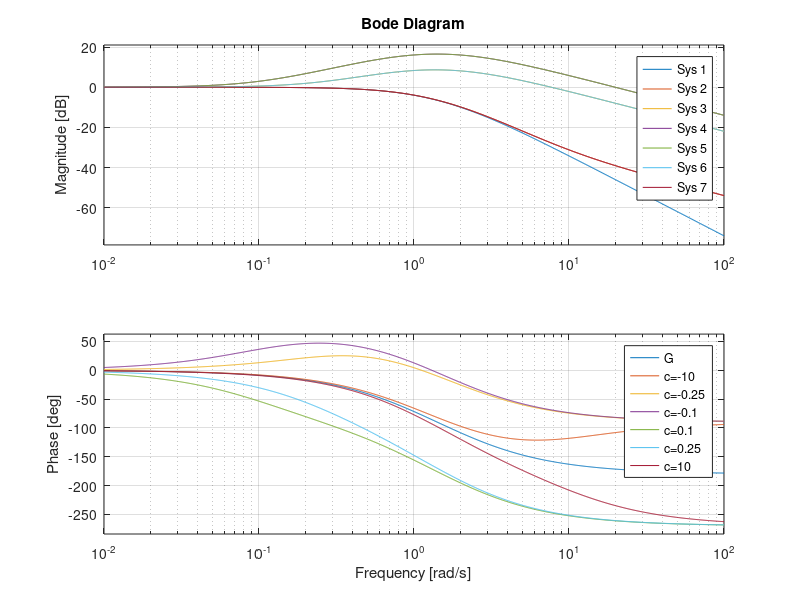
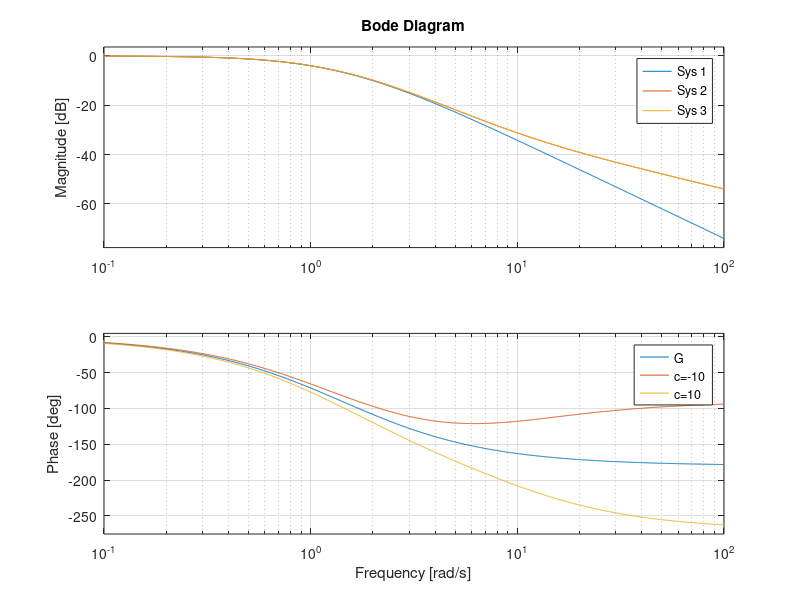
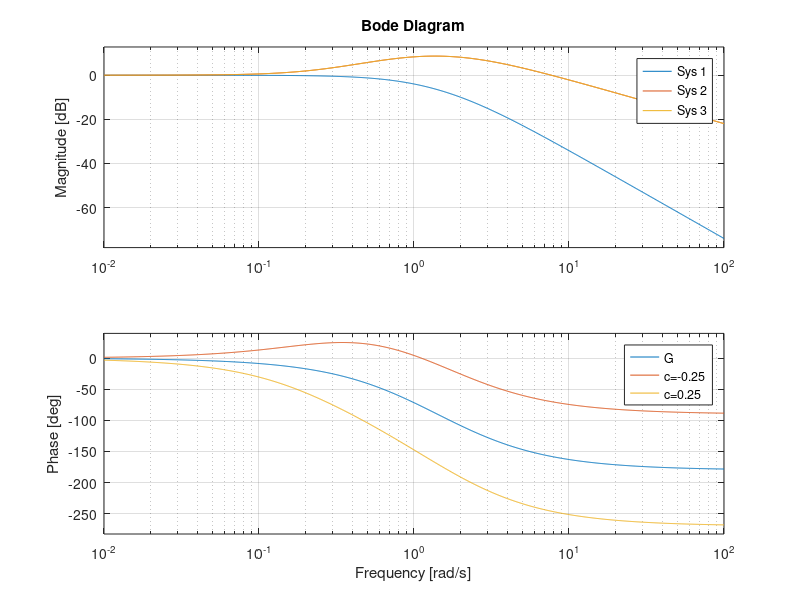
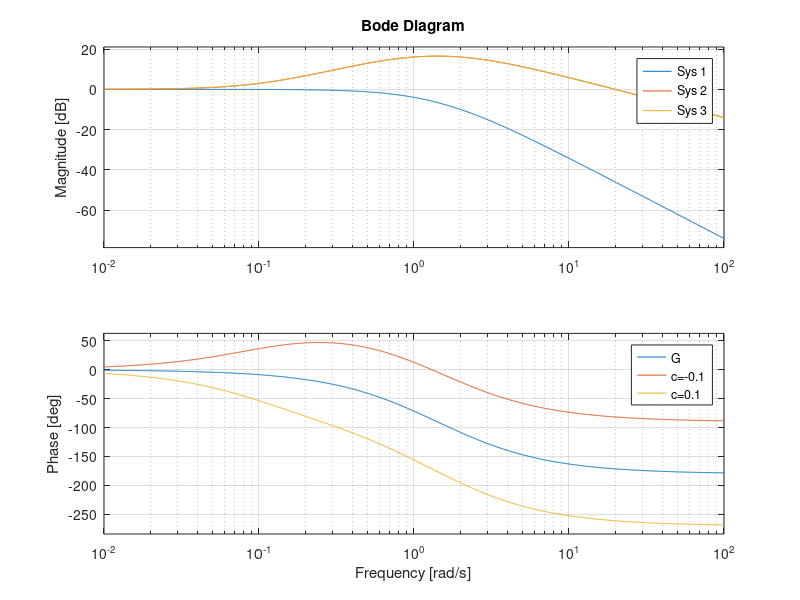

Here is the MATLAB script that generated these plots, in order:
%%
clear all, close all, clc

disp('section 3.2.1')
disp('')
cs = [-10, -0.25, -0.1, 0.1, 0.25, 10];

s = tf('s');
G = 1/((s + 1)*(0.5*s + 1));

systems = {G};

for c = cs
    systems{end+1} = (-s+c)/(c*(s+1)*(0.5*s+1));
end

f1=figure(1);
set(f1,'position',[1   462   504   343])
set(f1,'name','question 3.2.1, Bode Plot');


bode(systems{:});
legend('G', 'c=-10', 'c=-0.25', 'c=-0.1', 'c=0.1', 'c=0.25', 'c=10')
grid on

f2=figure(2);
set(f1,'position',[1   462   504   343])
set(f1,'name','question 3.2.1, Bode Plot - normal, alpha = +10, alpha = -10');
bode(systems{1}, systems{2}, systems{7});

legend('G', 'c=-10', 'c=10')
grid on

f3=figure(3);
set(f1,'position',[1   462   504   343])
set(f1,'name','question 3.2.1, Bode Plot - normal, alpha = +0.25, alpha = -0.25');
bode(systems{1}, systems{3}, systems{6});

legend('G', 'c=-0.25', 'c=0.25')
grid on

f4=figure(4);
set(f1,'position',[1   462   504   343])
set(f1,'name','question 3.2.1, Bode Plot - normal, alpha = +0.1, alpha = -0.1');
bode(systems{1}, systems{4}, systems{5});

legend('G', 'c=-0.1', 'c=0.1')
grid on
